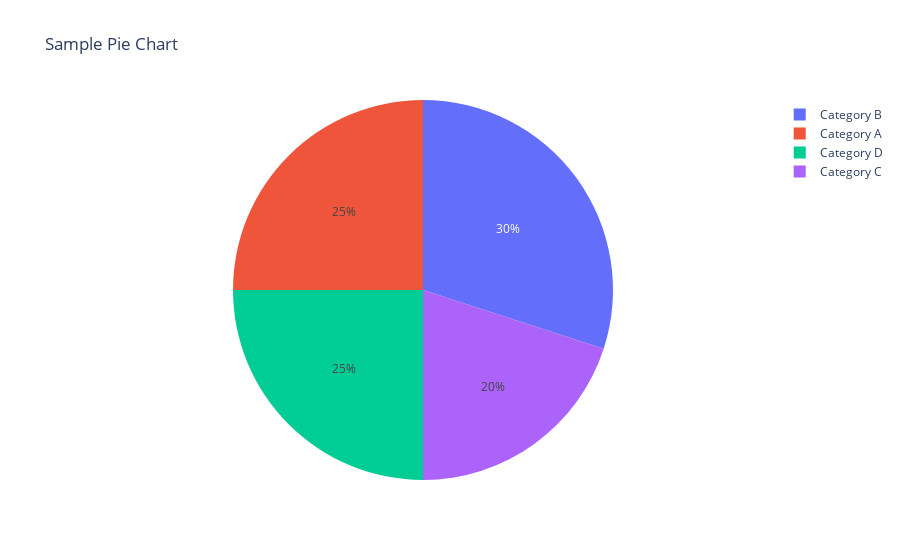

This figure's notebook cell:
### Code cell
labels = ['Category A', 'Category B', 'Category C', 'Category D']
values = [25, 30, 20, 25]
fig=px.pie(names=labels, values=values, title='Sample Pie Chart')
fig.show()

### Figure 1 — Plotly figure (JSON) as saved in the notebook; plotly's stock layout.template omitted (floating-point values rounded to 4 significant figures)
{"data": [{"domain": {"x": [0, 1], "y": [0, 1]}, "hovertemplate": "label=%{label}<br>value=%{value}<extra></extra>", "labels": ["Category A", "Category B", "Category C", "Category D"], "legendgroup": "", "name": "", "showlegend": true, "type": "pie", "values": [25, 30, 20, 25]}], "layout": {"legend": {"tracegroupgap": 0}, "title": {"text": "Sample Pie Chart"}}}
